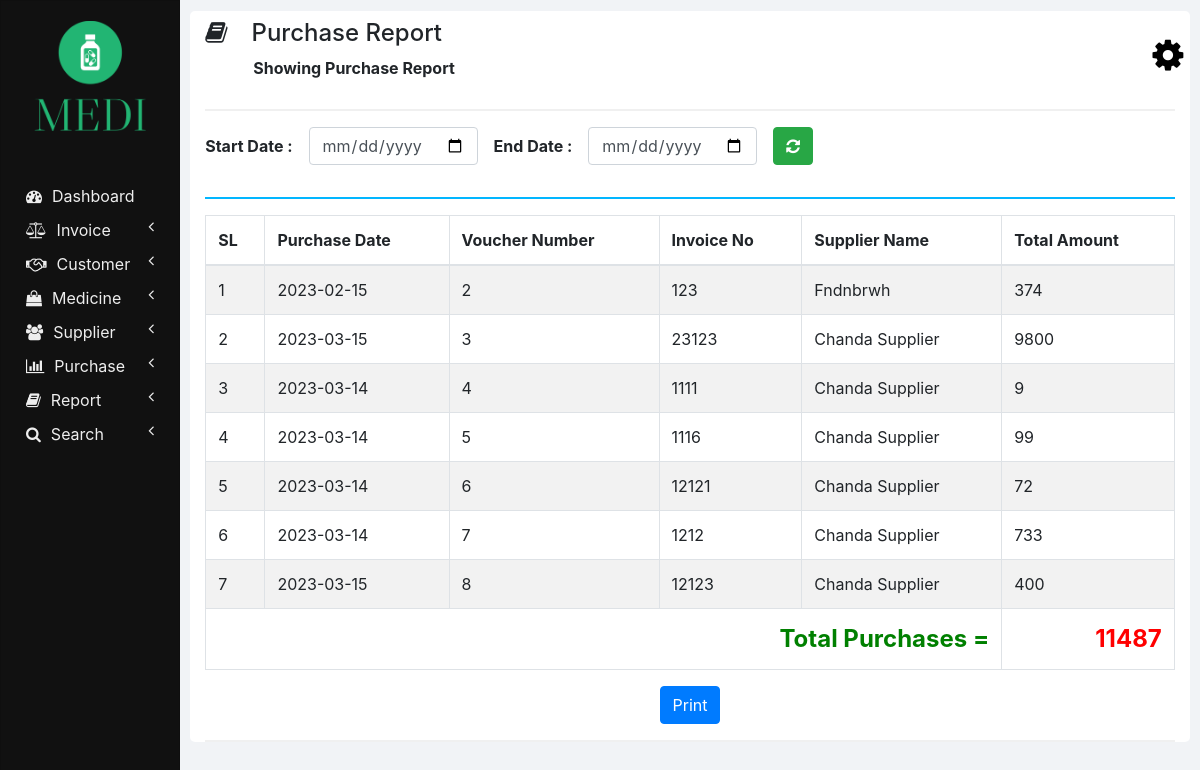
/purchase_report.php, run on the app's committed database.
### tables this page shows
CREATE TABLE `purchases` (
  `SUPPLIER_NAME` varchar(100) NOT NULL,
  `INVOICE_NUMBER` int(11) NOT NULL,
  `VOUCHER_NUMBER` int(11) NOT NULL,
  `PURCHASE_DATE` varchar(10) NOT NULL,
  `TOTAL_AMOUNT` double NOT NULL,
  `PAYMENT_STATUS` varchar(20) NOT NULL
);

### php/report.php (the view, shortened to what this page needs)
<?php
function showPurchases($start_date, $end_date) {
  ?>
  <thead>
    <tr>
      <th>SL</th>
      <th>Purchase Date</th>
      <th>Voucher Number</th>
      <th>Invoice No</th>
      <th>Supplier Name</th>
      <th>Total Amount</th>
    </tr>
  </thead>
  <tbody>
  <?php
  require "db_connection.php";
  if($con) {
    $seq_no = 0;
    $total = 0;
    if($start_date == "" || $end_date == "")
      $query = "SELECT * FROM purchases";
    else
      $query = "SELECT * FROM purchases WHERE PURCHASE_DATE BETWEEN '$start_date' AND '$end_date'";
    $result = mysqli_query($con, $query);
    while($row = mysqli_fetch_array($result)) {
      $seq_no++;
      showPurchaseRow($seq_no, $row);
      $total = $total + $row['TOTAL_AMOUNT'];
    }
    ?>
    </tbody>
    <tfoot class="font-weight-bold">
      <tr style="text-align: right; font-size: 24px;">
        <td colspan="5" style="color: green;">&nbsp;Total Purchases =</td>
        <td style="color: red;"><?php echo $total; ?></td>
      </tr>
    </tfoot>
    <?php
  }
}
function showPurchaseRow($seq_no, $row) {
  ?>
  <tr>
    <td><?php echo $seq_no; ?></td>
    <td><?php echo $row['PURCHASE_DATE']; ?></td>
    <td><?php echo $row['VOUCHER_NUMBER']; ?></td>
    <td><?php echo $row['INVOICE_NUMBER']; ?></td>
    <td><?php echo $row['SUPPLIER_NAME'] ?></td>
    <td><?php echo $row['TOTAL_AMOUNT']; ?></td>
  </tr>
  <?php
}
  ?>

### css/sidenav.css (style rules this page uses)
body { background-color: #f1f3f6; }
.sidenav { width: 15%; height: 100vh; background-color: #222222; position: fixed; z-index: 1; flex: 1 0 auto; }
.card { width: 100%; height: 100%; top: 0; border-radius: 0; background-color: #111111; }
.logo .profile { margin-left: 50%; transform: translate(-50%); height: 110px; width: auto; }
.main-menu-item { padding: 5px 5px; cursor: pointer; }
.main-menu-item > a { color: #eeeeee; text-decoration: none; font-size: 16px; }
.main-menu-item > a > span { margin-left: 10px; }

### css/home.css (style rules this page uses)
html, body { height: 100vh; }

### data on the page
purchases: seq_no "1", PURCHASE_DATE "2023-02-15", VOUCHER_NUMBER "2", INVOICE_NUMBER "123", SUPPLIER_NAME "Fndnbrwh", TOTAL_AMOUNT "374"
purchases: seq_no "2", PURCHASE_DATE "2023-03-15", VOUCHER_NUMBER "3", INVOICE_NUMBER "23123", SUPPLIER_NAME "Chanda Supplier", TOTAL_AMOUNT "9800"
purchases: seq_no "3", PURCHASE_DATE "2023-03-14", VOUCHER_NUMBER "4", INVOICE_NUMBER "1111", SUPPLIER_NAME "Chanda Supplier", TOTAL_AMOUNT "9"
purchases: seq_no "4", PURCHASE_DATE "2023-03-14", VOUCHER_NUMBER "5", INVOICE_NUMBER "1116", SUPPLIER_NAME "Chanda Supplier", TOTAL_AMOUNT "99"
purchases: seq_no "5", PURCHASE_DATE "2023-03-14", VOUCHER_NUMBER "6", INVOICE_NUMBER "12121", SUPPLIER_NAME "Chanda Supplier", TOTAL_AMOUNT "72"
purchases: seq_no "6", PURCHASE_DATE "2023-03-14", VOUCHER_NUMBER "7", INVOICE_NUMBER "1212", SUPPLIER_NAME "Chanda Supplier", TOTAL_AMOUNT "733"
purchases: seq_no "7", PURCHASE_DATE "2023-03-15", VOUCHER_NUMBER "8", INVOICE_NUMBER "12123", SUPPLIER_NAME "Chanda Supplier", TOTAL_AMOUNT "400"

### other printed values
$heading "Purchase Report"
$sub_heading "Showing Purchase Report"
$total "11487"
